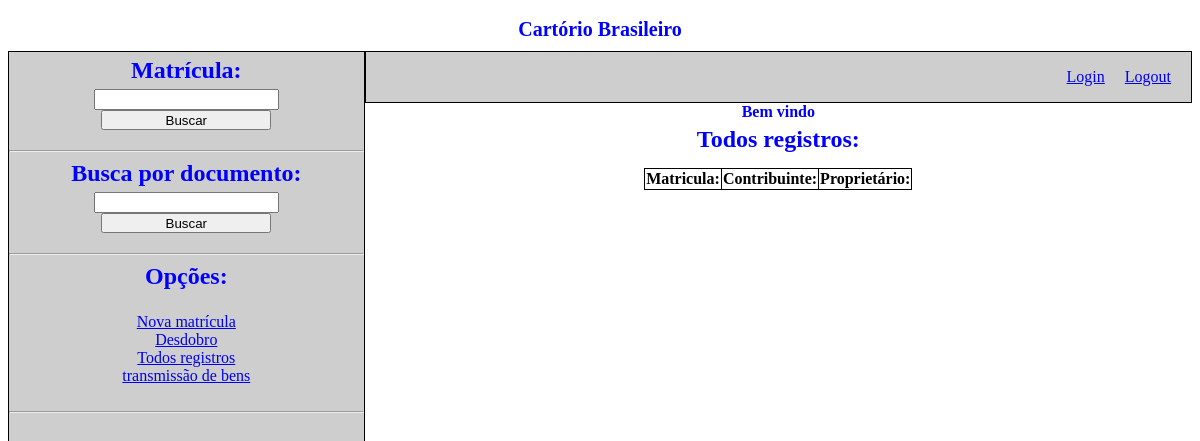
The page /listarregistros/ on the database as committed earlier.
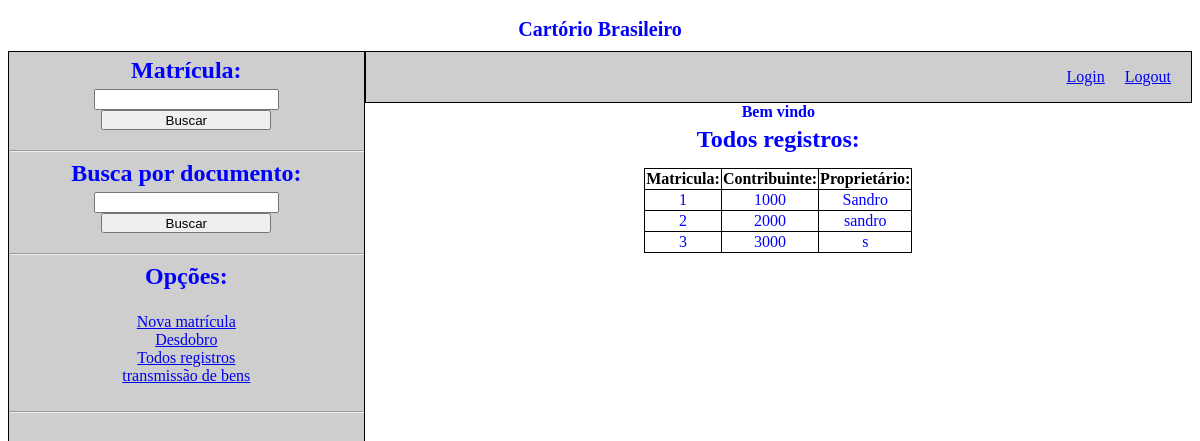
The same page on the database as committed later.
### registro/models.py (models this page shows, shortened)
class Registro(models.Model):
    datacriacao = models.DateField()
    localizacao = models.CharField(max_length=10000)
    contribuinte = models.IntegerField()
    registro_anterior = models.IntegerField()
    proprietario = models.CharField(max_length=100)
    cpf_proprietario = models.IntegerField()
    ativo = models.BooleanField()

### registro/views.py (the view)
# urls.py: path('listarregistros/', views.listarregistros, name="listarregistros"),
def listarregistros(request):
    return render(request, 'registro/listarregistros.html', {"registros": Registro.objects.all()})

### registro/templates/registro/listarregistros.html
{% extends "registro/layout.html" %}
{% block body %}
<h2 class="titulonavegacao">Todos registros:</h2>
<div class="listartodos">
    <table class="tabelalistartodos">
        <thead>
            <tr>
                <th class="celulas">Matricula:</th>
                <th class="celulas">Contribuinte:</th>
                <th class="celulas">Proprietário:</th>
            </tr>
        </thead>
        <tbody>
            {% for r in registros %}
            <tr>
                <td class="celulas2">{{r.id}}</td>
                <td class="celulas2">{{r.contribuinte}}</td>
                <td class="celulas2">{{r.proprietario}}</td>
            </tr>
            {% endfor %}
        </tbody>
    </table>
</div>
{% endblock %}

### registro/templates/registro/layout.html (shortened to what this page needs)
{% load static %}
<!DOCTYPE html>
<html lang="pt-br">
<head>
    <link href="{% static 'registro/estilo.css' %}" rel="stylesheet">
</head>
<body>
    <header>
        Cartório Brasileiro
    </header>
    <div class="pai">
        <div class="navegacao">
            <h2 class="titulonavegacao">Matrícula:</h2>
            <form class="buscamatriculapai">
                <input type="text" name="buscamatricula"><br>
                <button type="submit" class="botaobuscamatricula">Buscar</button><br>
            </form>
            <hr>
            <h2 class="titulonavegacao">
                Busca por documento:
            </h2>
            <form class="buscamatriculapai">
                <input type="text" name="buscadocumento"><br>
                <button type="submit" class="botaobuscamatricula">Buscar</button><br>
            </form>
            <hr>
            <div class="linksnavegacao">
                <h2 class="titulonavegacao">Opções:</h2>
                <br>
                <a href="{% url 'novoregistro' %}">Nova matrícula</a><br>
                <a href="#">Desdobro</a><br>
                <a href="{% url 'listarregistros' %}">Todos registros</a><br>
                <a href="#">transmissão de bens</a>
            </div>
            <br>
            <hr>
        </div>
        <div class="execucao">
            <div class="acesso">
                <a href="{% url 'login' %}">Login</a>
                <a href="{% url 'logout' %}">Logout</a>
            </div>
            <div class="corpo">
                <div class="boasvindas">
                    Bem vindo {{ user.username }}
                </div>
                {% block body %}{% endblock %}
            </div>
        </div>
    </div>
</body>
</html>

### registro/static/registro/estilo.css (style rules this page uses)
.pai { display: flex; flex-direction: row; }
.navegacao { background-color: rgb(206, 206, 206); width: 30%; height: 900px; border: 1px solid black; }
.execucao { width: 70%; height: 900px; display: flex; flex-direction: column; }
.acesso { height: 50px; border: 1px solid black; background-color: rgb(206, 206, 206); display: flex; flex-direction: row; justify-content: flex-end; align-items: center; gap: 20px; padding-right: 20px; }
.corpo { height: 850px; }
header { text-align: center; font-size: 20px; padding: 10px; color: blue; font-weight: bold; }
.boasvindas { text-align: center; color: blue; font-weight: bold; }
.titulonavegacao { color: blue; text-align: center; margin: 5px; }
.buscamatriculapai { text-align: center; margin-bottom: 20px; }
.botaobuscamatricula { width: 170px; height: 20px; }
.linksnavegacao { text-align: center; }
.celulas { border: 1px solid black; }
.celulas2 { border: 1px solid black; color: blue; text-align: center; }
.tabelalistartodos { border-collapse: collapse; margin: 10px; }
.listartodos { display: flex; justify-content: center; }

Rows that differ between the two databases and show on the page:
added Registro: id "1", contribuinte "1000", proprietario "Sandro"
added Registro: id "2", contribuinte "2000", proprietario "sandro"
added Registro: id "3", contribuinte "3000", proprietario "s"
